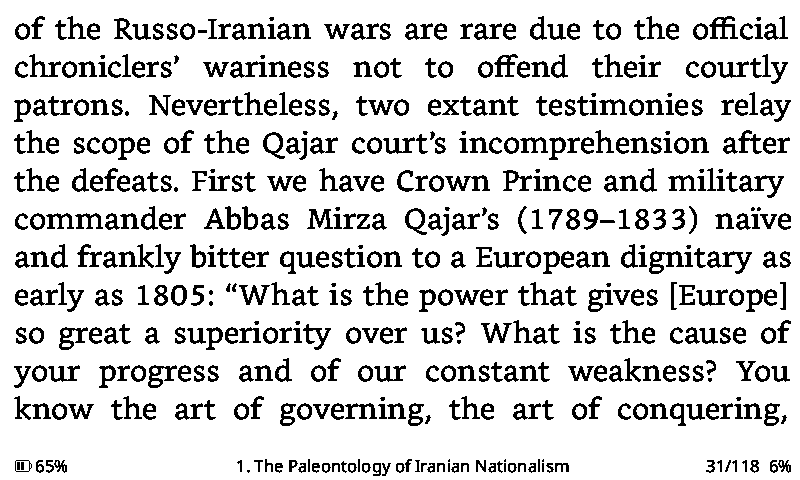
#> input picture sample_data/sample_page.png, 800 x 480 px, found by its file name
$ python region_extractor.py
#> lines starting #> are read from the running program, lines starting #| are printed output that depends on the picture; after the words box and inside, x2 and y2 are one past the last pixel; in counts of white or black regions, pixels touching at a corner belong together
from pathlib import Path

import pytesseract
from PIL import Image


def extract_regions(image_path: str, footer_height: int = 40) -> dict:
    """
    Extract the reading body and footer metadata from an Xteink screenshot.

    The footer is split into:
    - left: battery
    - center: chapter title
    - right: page/location + reading progress
    """
#> called with image_path = 'sample_data/sample_page.png', footer_height = 40

    image_file = Path(image_path)

    if not image_file.exists():
        raise FileNotFoundError(f"Could not find: {image_file}")

    with Image.open(image_file) as image:
#> image is the input picture: PIL image 800x480 1; 84.4% white; 526 black regions (42 under 20 px), largest, box (x1, y1, x2, y2) and area: (739, 175, 784, 198) 357, (707, 251, 752, 274) 357, (649, 251, 684, 274) 341
        width, height = image.size
#> width = 800; height = 480

        footer_top = height - footer_height
#> footer_top = 440

        # Main reading area
        body = image.crop(
            (0, 0, width, footer_top)
        )
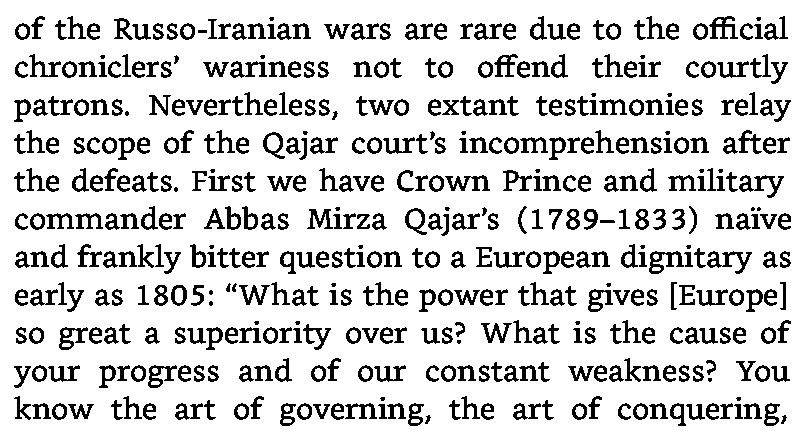
#> body: PIL image 800x440 1; 83.6% white; 472 black regions (35 under 20 px), largest, box (x1, y1, x2, y2) and area: (739, 175, 784, 198) 357, (707, 251, 752, 274) 357, (649, 251, 684, 274) 341

        # Footer regions
        footer_left = image.crop(
            (0, footer_top, int(width * 0.13), height)
        )
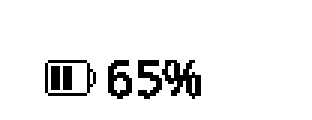
#> footer_left: PIL image 104x40 1 (shown 3 times larger); 92.7% white; black in thin lines or dots, all inside (x1, y1, x2, y2) = (15, 20, 67, 33)

        footer_center = image.crop(
            (int(width * 0.10), footer_top, int(width * 0.84), height)
        )
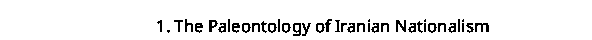
#> footer_center: PIL image 592x40 1; 93.4% white; black in thin lines or dots, all inside (x1, y1, x2, y2) = (157, 19, 489, 36)

        footer_right = image.crop(
            (int(width * 0.80), footer_top, width, height)
        )
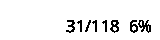
#> footer_right: PIL image 160x40 1; 93.9% white; black in thin lines or dots, all inside (x1, y1, x2, y2) = (66, 20, 151, 33)

        # OCR each region separately
#> (the run stopped early here; a loop or call above may not have finished)
